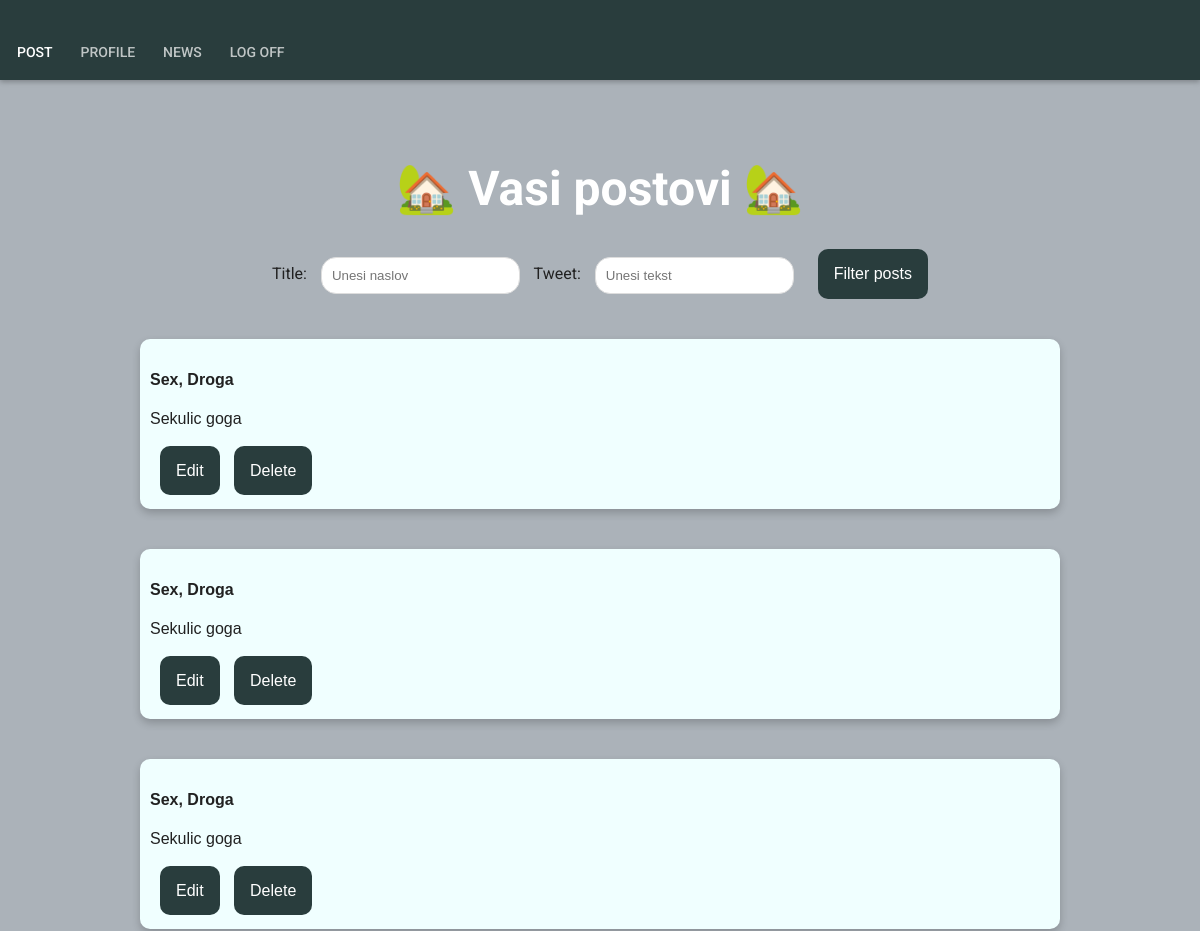
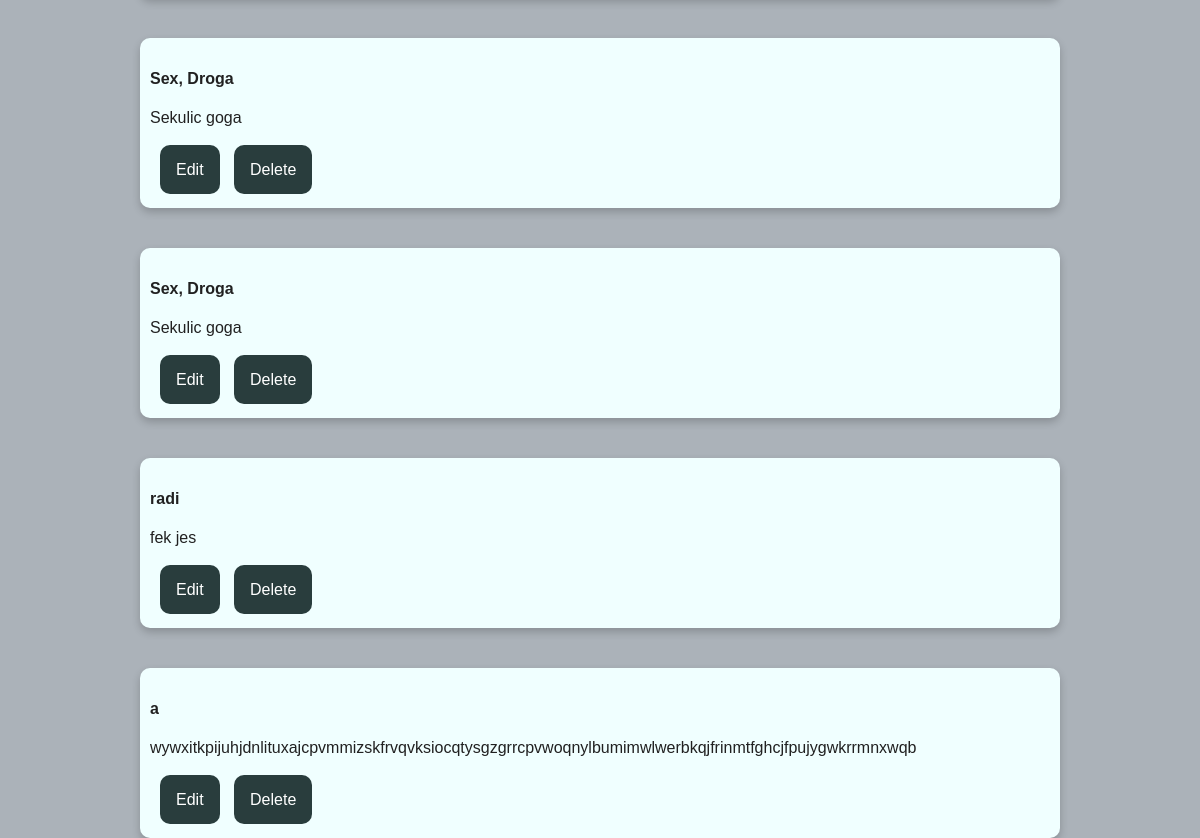
Screenshot of /profile/ (signed in) with the database file from the repository (2 pictures, top to bottom).
### posts/models.py (models this page shows, shortened)
class Post(models.Model):
    post_title = models.CharField(max_length = 100)
    post_tweet = models.CharField(max_length = 100)
    post_user_id = models.ForeignKey(User, on_delete = models.CASCADE, default="")

### posts/views.py (the view)
# urls.py: path('profile/', PostProfileView.as_view(), name = 'posts-profile'),
class PostProfileView(LoginRequiredMixin, ListView):
	model = Post
	context_object_name = 'posts'
	template_name = 'posts/profile.html'
	def get_queryset(self):
		post_user_id = self.request.user
		title = self.request.GET.get('title')
		tweet = self.request.GET.get('tweet')
		qs = super(PostProfileView, self).get_queryset()
		if is_valid_queryparam(title):
			qs = qs.filter(post_title__icontains = title)
		elif is_valid_queryparam(tweet):
			qs = qs.filter(post_tweet__icontains = tweet)
		return qs.filter(post_user_id = post_user_id)

### posts/views.py (called while the page is built)
def is_valid_queryparam(param):
    return param != '' and param is not None

### posts/templates/posts/profile.html (shortened to what this page needs)
{% extends "posts/layouts/header.html"%}
{% block content %}
  <h1>🏡 Vasi postovi 🏡</h1>
   <div class="dropdown">
    <form class="form-inline" action="." method="get">
      <label for="naslov">Title:</label>
      <input class="dropdownInput" type="text" id="title" placeholder="Unesi naslov" name="title" value="">
      <label for="text">Tweet:</label>
      <input class="dropdownInput" type="text" id="tweet" placeholder="Unesi tekst" name="tweet" value="">
      <button class="dropbtn" type="submit">Filter posts</button>
    </form>
  </div>
  {% for post in posts %}
    <div class="card">
      <div class="container">
        <h4><b>{{ post.post_title }}</b></h4>
        <p> {{post.post_tweet}} </p>
        <br>
        {% if post.post_user_id == user %}
          <a class="dropbtn" href="{% url 'posts-edit_post' post.id %}">Edit</a>
          <a class="dropbtn" href="{% url 'posts-delete_post' post.id %}"> Delete </a>
        {% endif %}
      </div>
    </div>
  {% endfor %}
{% endblock content %}

### posts/static/stylesheets/style.css (style rules this page uses)
body { background: #ABB2B9; margin: 0; padding: 0; font-family: 'Roboto'; color: #212121; }
a, a:active, a:hover, a:visited { text-decoration: none; }
.dropbtn { background-color: #293d3d; color: white; padding: 16px; font-size: 16px; border: none; cursor: pointer; margin-left: 10px; border-radius: 10px; }
.dropdownInput { border-radius: 15px; }
.dropdown { position: relative; max-width: 1000px; margin: 0 auto; margin: auto; align-self: center; text-align: center; }
.card { margin: auto; align-self: center; box-shadow: 0 4px 8px 0 rgba(0, 0, 0, 0.2); height: 150px; width: 900px; margin-top: 40px; text-align: left; font-family: arial; word-wrap: break-word; background-color: azure; position: relative; padding: 10px; border-radius: 10px; }
h1 { color: #fff; text-align: center; padding: 1em 0 0 0; font-size: 3em; font-weight: 700; }
.form-inline { display: flex; align-items: center; display: inline-block; border-radius: 15px; }
.form-inline label { margin: 5px 10px 5px 0; }
.form-inline input { vertical-align: middle; margin: 5px 10px 5px 0; padding: 10px; background-color: #fff; border: 1px solid #ddd; }
.form-inline button { background-color: #293d3d; color: white; padding: 16px; font-size: 16px; border: none; cursor: pointer; margin-left: 10px; }

### rows the page displays
Post: post_title "Sex, Droga", post_tweet "Sekulic goga", shows "Edit"
Post: post_title "Sex, Droga", post_tweet "Sekulic goga", shows "Edit"
Post: post_title "Sex, Droga", post_tweet "Sekulic goga", shows "Edit"
Post: post_title "Sex, Droga", post_tweet "Sekulic goga", shows "Edit"
Post: post_title "Sex, Droga", post_tweet "Sekulic goga", shows "Edit"
Post: post_title "radi", post_tweet "fek jes", shows "Edit"
Post: post_title "a", post_tweet "wywxitkpijuhjdnlituxajcpvmmizskfrvqvksiocqtysgzgrrcpvwoqnylbumimwlwerbkqjfrinmtfghcjfpujygwkrrmnxwqb", shows "Edit"
